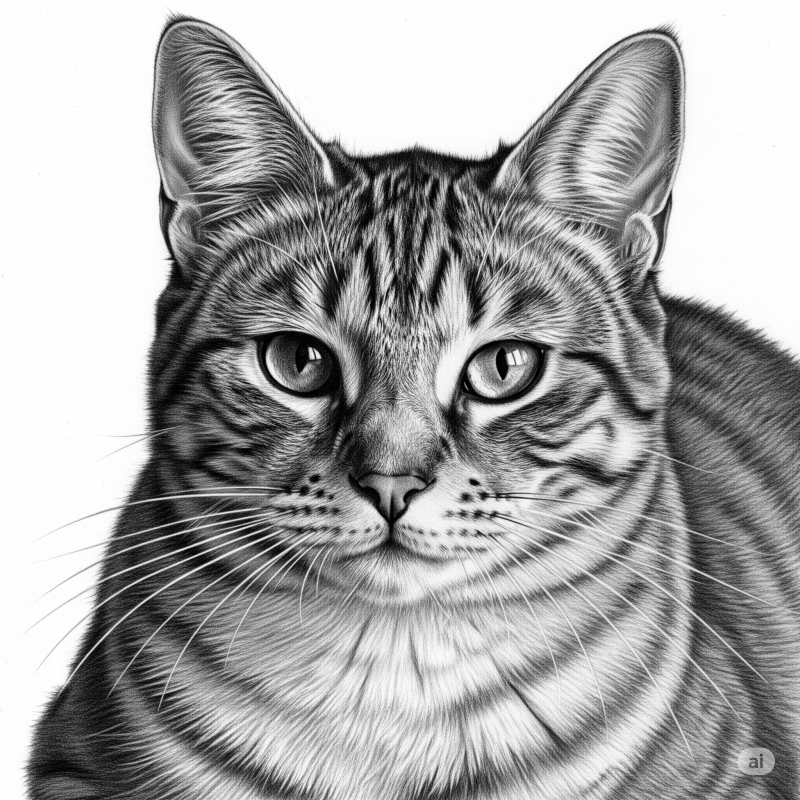
#> input picture test/input_image.png, 800 x 800 px, found by its file name
$ python test_gray.py
#> lines starting #> are read from the running program, lines starting #| are printed output that depends on the picture; long printed decimals are rounded
### compressed_sensing.py
from pylbfgs import owlqn
import scipy.fft as spfft
import numpy as np

def set_global_param(b_vector, image_dims, ri_vector):
    """Set the global parameters for the evaluation function.

    Args:
        b_vector (np.ndarray): The b vector used in the evaluation.
        image_dims (tuple): The dimensions of the image (ny, nx).
        ri_vector (np.ndarray): The sampling vector indicating valid indices.
    """
    global _b_vector, _image_dims, _ri_vector
    _b_vector = b_vector
    _image_dims = image_dims
    _ri_vector = ri_vector

# [85 lines left out: functions evaluate, progress, rescale_ratio, rescale_ratio_proportional, not called in this run]

# [15 lines that do not run on import are left out]

### test_gray.py
from PIL import Image
import numpy as np
import matplotlib.pyplot as plt
from compressed_sensing import *

IMG_PATH = "/scratchdata/input_image.png"

gray = Image.open(IMG_PATH)  # Convert to grayscale
#> gray is the input picture: PIL image 800x800 L; min 0, max 255, mean 167.1
gray = np.array(gray, dtype=float)  # Convert to float
#> gray: shape (800, 800) float64
gray /= gray.max() # Normalize to [0, 1]
print(gray.max(), gray.min())
#| 1.0 0.0
plt.imsave("gray_image.png", np.array(gray), cmap='gray')

plt.imsave("ori_freq.png", np.log(np.abs(spfft.dctn(gray, norm='ortho'))), cmap='gray')
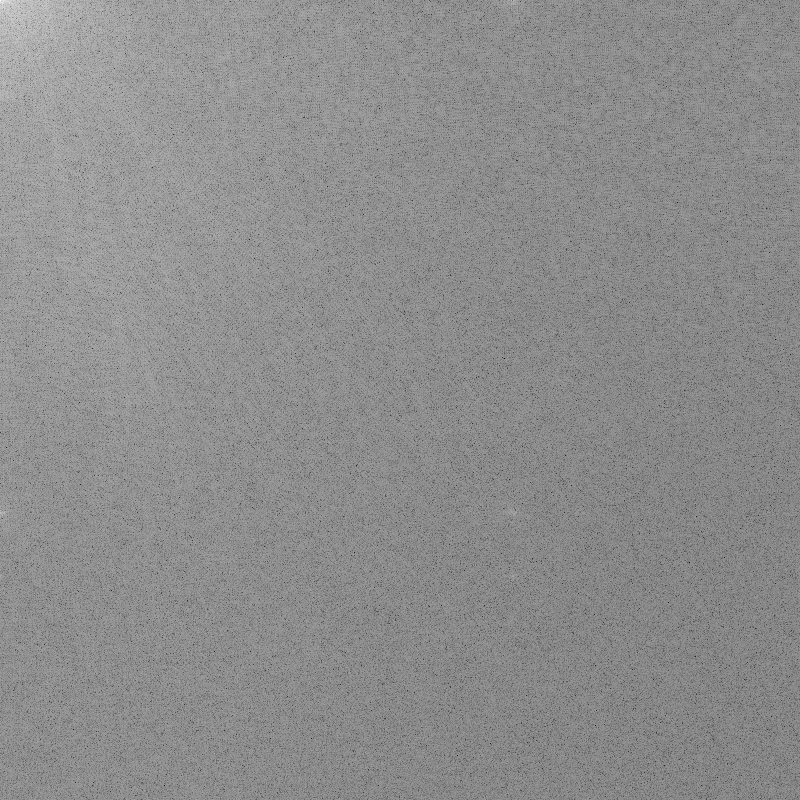
#> saved as ori_freq.png: shape (800, 800, 3); min 0, max 255, mean 140.9

R = 0.1
sample = gray.copy()
mask = np.random.rand(*gray.shape) < R
print(mask.sum(), mask.shape)
#| 64316 (800, 800)
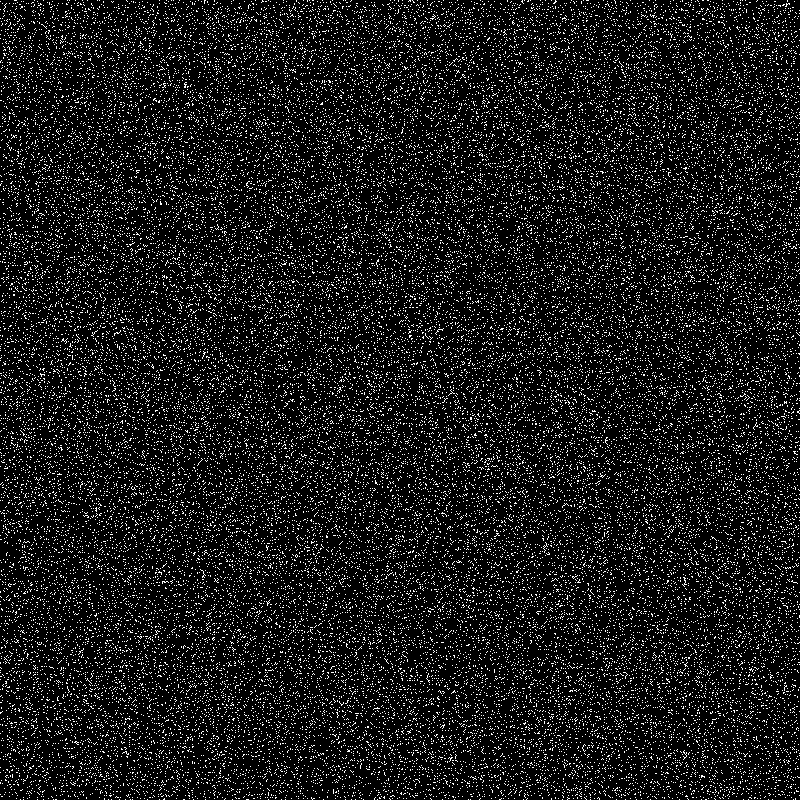
#> mask: shape (800, 800) bool; 10% white in thin lines or dots
print(sample[mask].mean())
#| 0.6565
print((sample[mask]**2).mean()**0.5)
#| 0.7225
#sample[~mask] = np.random.uniform(0,1,sample[~mask].shape)
#sample[~mask] = (sample[mask]**2).mean()**0.5
sample[~mask] = 1  # Set unselected pixels to 0
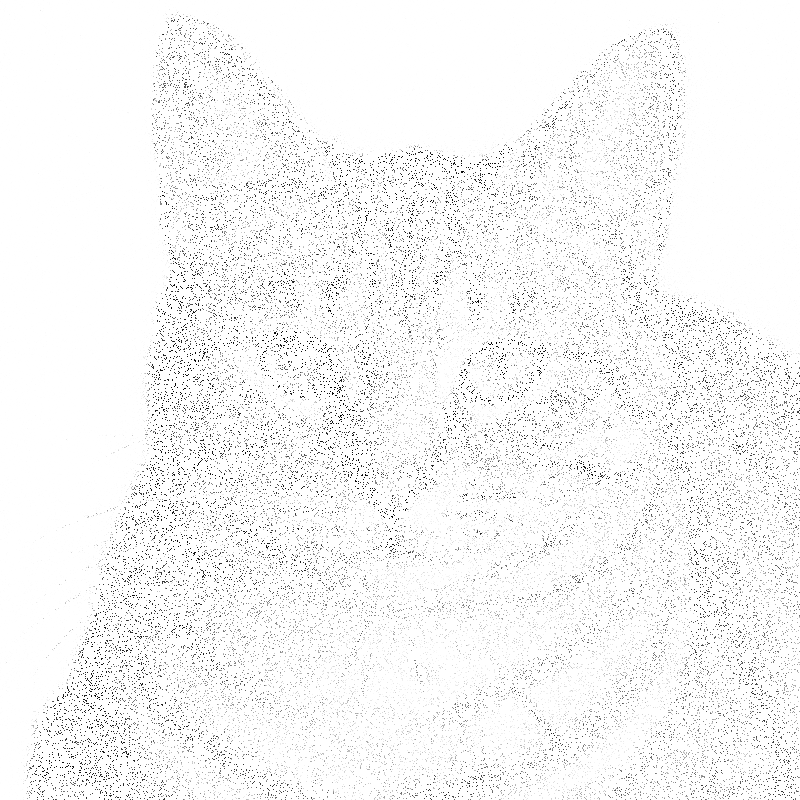
#> sample: shape (800, 800) float64; min 0, max 1, mean 0.965
plt.imsave("sampled_gray.png", sample, cmap='gray')

ri = np.where(mask.T.flatten())[0]
print(len(ri), gray.shape)
#| 64316 (800, 800)
print(ri)
#> (printed output is left out)
b = sample.T.flatten()[ri].astype(float)
print(b, b.shape)
#> (printed output is left out)
ny, nx = sample.shape
#> ny = 800; nx = 800
set_global_param(b, (ny, nx), ri)

#> (the run stopped early here; a loop or call above may not have finished)

$ run again, with test/testimage.png copied over test/input_image.png
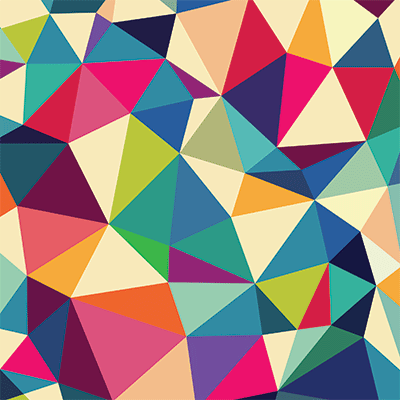
#> input picture test/testimage.png, 400 x 400 px, found by its file name
#> gray is the input picture: PIL image 400x400 P; mean R, G, B 154.8, 133.7, 129.5
#| 1.0 0.0
#| 16105 (400, 400)
#> `print(mask.sum(), mask.shape)`:
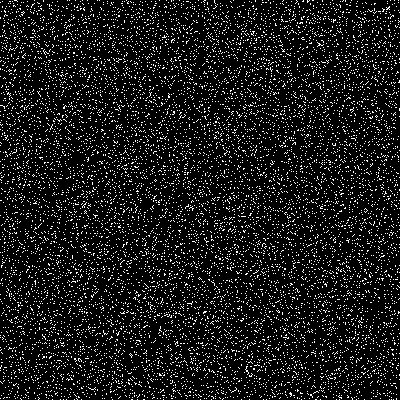
#> mask: shape (400, 400) bool; 10.1% white in thin lines or dots
#| 0.6834
#| 0.783
#> `sample[~mask] = 1`:
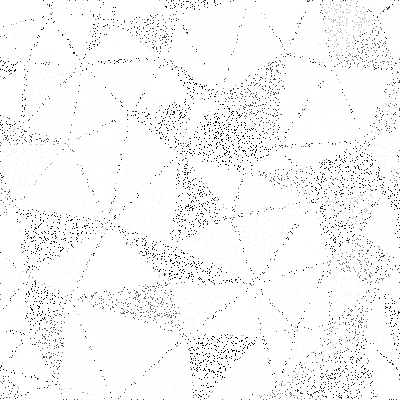
#> sample: shape (400, 400) float64; min 0, max 1, mean 0.968
#| 16105 (400, 400)
#> (printed output is left out)
#> b = 16105 values, max 1 at index 37, min 0 at index 7336, mean 0.683
#> (printed output is left out)
